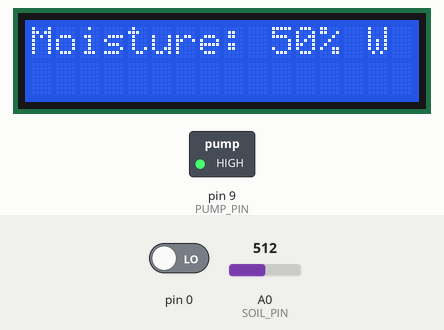
This program was run on a simulated Arduino Uno, built with avr-gcc and run on an emulated ATmega328P. On the bench: 16×2 character LCD, switched loads named in the program (green lamp = pin HIGH). The test bench sets the inputs (shaded band); at power-on: A0 (SOIL_PIN) = 512, pin 0 LOW.

Above: at 1.2 s.
1.3 s: A0 (SOIL_PIN) set to 716
At 1.9 s:
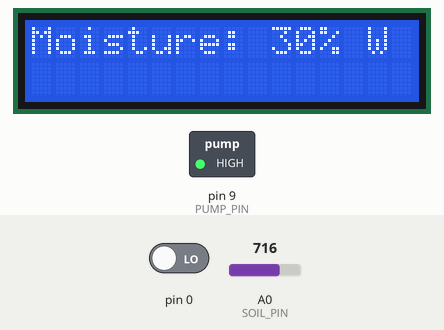
2.8 s: A0 (SOIL_PIN) set to 900
At 4.0 s:
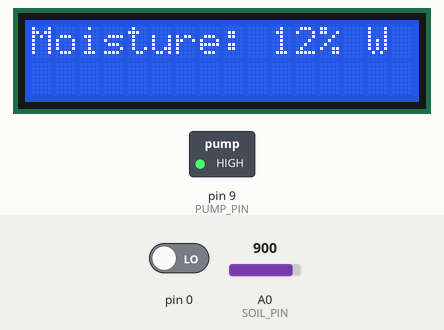
4.3 s: A0 (SOIL_PIN) set to 1023
At 5.3 s:
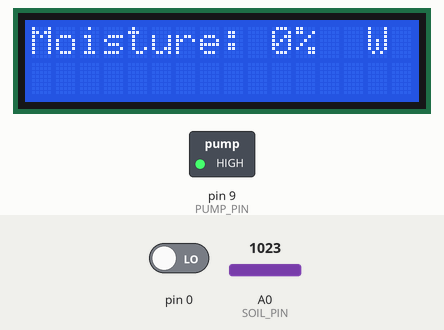
5.8 s: pin 0 driven HIGH
At 5.96 s:
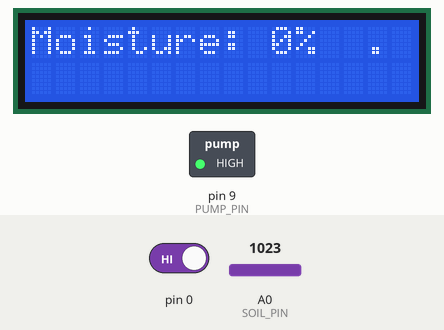
8.2 s: pin 0 driven LOW
At 9.5 s:
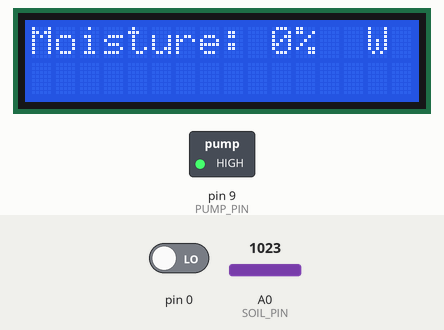
Timing chart, 0 to 10.7 s (numbered marks = the images above; inputs shaded):
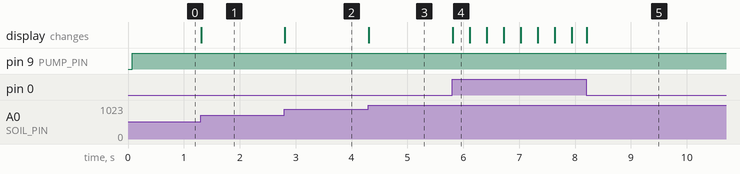

The program:

main.cpp
```cpp
#include <Arduino.h>
#include "pump.h"
#include "sensor.h"
#include "display.h"
#include "watering.h"

# define SOIL_PIN A0

# define PUMP_PIN 9
# define PUMP_MANUAL_SWITCH_PIN 10
# define PUMP_RELAY_IS_ACTIVE_LOW true


# define DISP_1_ADDR 0x3F
# define DISP_1_CHARS 16
# define DISP_1_LINES 2

# define DRY_PERCENT 15
# define WATERED_PERCENT 85


void setup() {
  initDisplay(
    DISP_1_ADDR,
    DISP_1_CHARS,
    DISP_1_LINES
  );

  initSoilSensor(SOIL_PIN);
  initPump(PUMP_PIN, PUMP_RELAY_IS_ACTIVE_LOW);

  initWateringSetup(WATERED_PERCENT, DRY_PERCENT);
}


void loop() {
  // put your main code here, to run repeatedly:
  wateringLoop();

}
```

display.h
```cpp
#ifndef DISPALY_H
#define DISPALY_H

void initDisplay(uint8_t, uint8_t, uint8_t);
void displayMoisture(int8_t);
void displayWatering();
void displayWaiting();
void displayWatered();
void displayNeedWater();

#endif
```

pump.h
```cpp
#ifndef PUMP_H
#define PUMP_H

void initPump(uint8_t, bool);
void turnOnPump();
void turnOffPump();
bool getPumpStatus();

#endif
```

sensor.h
```cpp
#ifndef SENSOR_H
#define SENSOR_H

void initSoilSensor(uint8_t);
int8_t readSoilMoisture();

#endif
```

watering.h
```cpp
#ifndef WATERING_H
#define WATERING_H

void initWateringSetup(int, int);
void wateringLoop();

#endif
```

display.cpp
```cpp
#include <LiquidCrystal_I2C.h>
#include <Arduino.h>

LiquidCrystal_I2C* lcd = nullptr;

char moistureSymbol = 'W';

int moistureLineCols;
int moistureLine = 0;

String moistureHeader = "Moisture: ";

void initMoistureRow();

void initDisplay(uint8_t ADDR, uint8_t COLS, uint8_t ROWS) {
  moistureLineCols = COLS;

  lcd = new LiquidCrystal_I2C(ADDR, COLS, ROWS);

  lcd->init();
  lcd->backlight();
  initMoistureRow();
}

void initMoistureRow() {
  lcd->setCursor(0, moistureLine);
  lcd->print(moistureHeader);
}

void displayMoisture(int8_t moisturePercent) {
  lcd->setCursor(moistureHeader.length(), moistureLine);
  lcd->printf("%d%%", moisturePercent);
  if (moisturePercent < 100) {
    lcd->print(" ");
  }
}

void setToEnd(char c) {
  lcd->setCursor(moistureLineCols - 2, moistureLine);
  lcd->printf("%c", c);
}

void displayWatering() {
  switch (moistureSymbol)
  {
  case '-':
    moistureSymbol = '=';
    break;

  case '=':
    moistureSymbol = '#';
    break;

  default:
    moistureSymbol = '-';
    break;
  }
  setToEnd(moistureSymbol);
}

void displayWaiting() {
  switch (moistureSymbol)
  {
  case '.':
    moistureSymbol = ' ';
    break;

  default:
    moistureSymbol = '.';
    break;
  }
  setToEnd(moistureSymbol);
}

void displayWatered() {
  setToEnd('W');
}

void displayNeedWater() {
  setToEnd('D');
}
```

pump.cpp
```cpp
#include <Arduino.h>

uint8_t pumpPin;
bool pumpStatus = false;

uint8_t onState = HIGH;
uint8_t offState = LOW;

void initPump(uint8_t PUMP_PIN, bool PUMP_RELAY_IS_ACTIVE_LOW) {
  pumpPin = PUMP_PIN;

  pinMode(pumpPin, OUTPUT);
  if (PUMP_RELAY_IS_ACTIVE_LOW) {
    onState = LOW;
    offState = HIGH;
  }
}

void turnOnPump() {
  digitalWrite(pumpPin, onState);
  pumpStatus = true;
}

void turnOffPump() {
  digitalWrite(pumpPin, offState);
  pumpStatus = false;
}

bool getPumpStatus() {
  return pumpStatus;
}
```

sensor.cpp
```cpp
#include <Arduino.h>

uint8_t soilPin;
int16_t maxResistance = 1024;
int16_t minResistance = 0;


void initSoilSensor(uint8_t SOIL_PIN) {
  soilPin = SOIL_PIN;

  pinMode(soilPin, INPUT);
}

int8_t readSoilMoisture() {
  int sensorValue = analogRead(soilPin);

  int8_t percentage = map(sensorValue, maxResistance, minResistance, 0, 100);
  return percentage;
}
```

watering.cpp
```cpp
#include <Arduino.h>
#include "sensor.h"
#include "pump.h"
#include "display.h"

int8_t wateredThresholdPercent;
int8_t dryThresholdPercent;
uint8_t pumpSwitchPin;

void initWateringSetup(
  uint8_t PUMP_MANUAL_SWITCH_PIN,
  int WATERED_PERCENT,
  int DRY_PERCENT
) {
  dryThresholdPercent = DRY_PERCENT;
  wateredThresholdPercent = WATERED_PERCENT;

  pumpSwitchPin = PUMP_MANUAL_SWITCH_PIN;
  pinMode(PUMP_MANUAL_SWITCH_PIN, INPUT_PULLUP);
}

bool isSwitchOn(){
  if (digitalRead(pumpSwitchPin) == LOW){
    return true;
  }
  return false;

}

void wateringLoop() {
  int8_t moisturePercent = readSoilMoisture();

  if (isSwitchOn()) {
    if (moisturePercent >= wateredThresholdPercent) {
      displayWatered();
      turnOffPump();
    } else {
      displayWatering();
      turnOnPump();
    }

    displayMoisture(moisturePercent);
    return;

  }

  bool isPumpOn = getPumpStatus();

  if (moisturePercent < dryThresholdPercent) {
    displayNeedWater();
    turnOnPump();

  } else if (moisturePercent > wateredThresholdPercent) {
    displayWatered();
    turnOffPump();

  } else {

    if (isPumpOn) {
      displayWatering();

    } else {
      displayWaiting();

    }
  }

  displayMoisture(moisturePercent);

}
```

Measured:
- after the input at 1.3 s, the display: changes at once (image 1)
- after the input at 2.8 s, the display: changes at once (image 2)
- after the input at 4.3 s, the display: changes at once (image 3)
- after the input at 5.8 s, the display: changes at once (image 4)
- after the input at 8.2 s, the display: changes at once (image 5)
